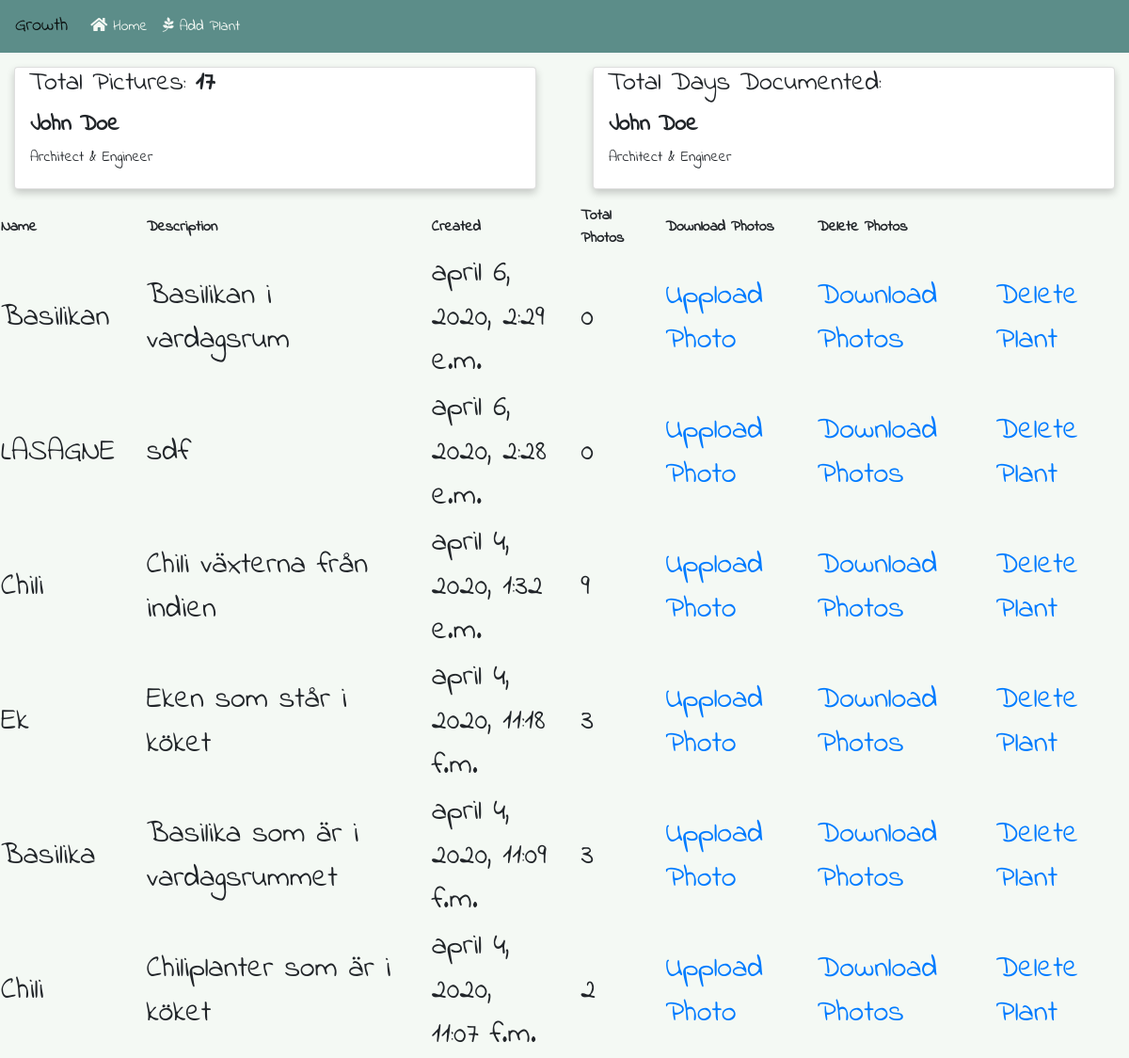
The app's page /loggedin/ (signed in), older data.
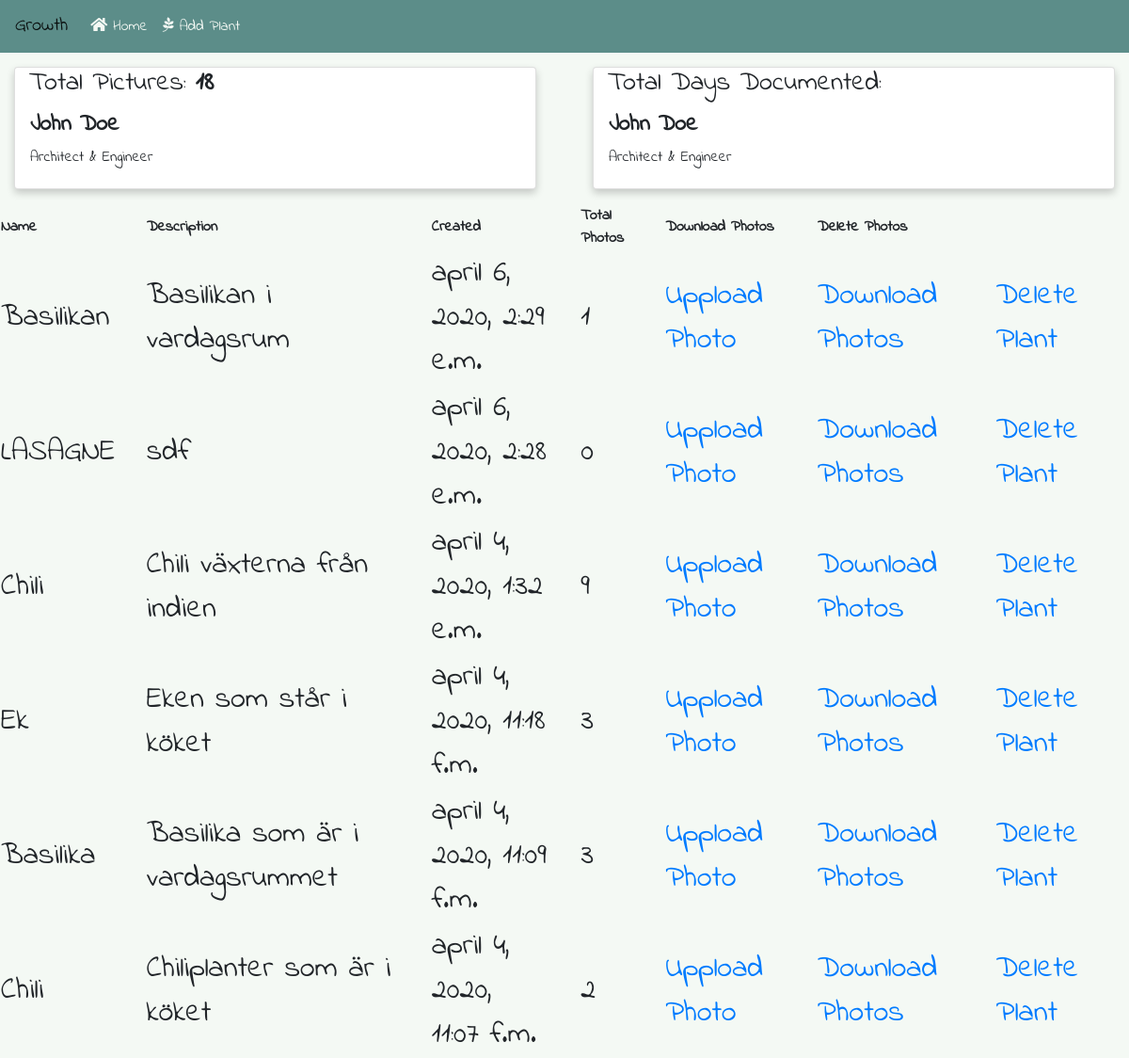
The same page, newer data.
### core/models.py (models this page shows)
class Plant(models.Model):
    user = models.ForeignKey(User, on_delete=models.CASCADE)
    name = models.CharField(max_length=60)
    description = models.CharField(max_length=200)
    created_at = models.DateTimeField(auto_now_add=True)
    total_pictures = models.IntegerField()
    active_pi = models.BooleanField()

### core/views.py (the view)
# urls.py: path('loggedin/',views.LoggedIn.as_view(),name='loggedin'),
class LoggedIn(LoginRequiredMixin,TemplateView):
    template_name = 'login_index.html'
    def get_context_data(self, *args, **kwargs):
        ctx = super().get_context_data(
            *args, **kwargs)
        user_id = self.request.user.id
        get_plants = Plant.objects.filter(user_id=user_id).order_by('-created_at')
        get_total_plants = (Plant.objects
            .filter(user_id=user_id)
            .aggregate(the_sum=Sum('total_pictures')))
        ctx['get_plants'] = get_plants
        ctx['get_total_plants'] = get_total_plants
        return ctx

### core/templates/login_index.html (shortened to what this page needs)
{% extends 'base_admin.html' %}
{% block content %}
<div class="row">
    <div class="col-lg">
        <div class="card">
            <h3>Total Pictures: <b>{{get_total_plants.the_sum}}</b></h3>
            <div class="container">
                <h4><b>John Doe</b></h4>
                <p>Architect & Engineer</p>
            </div>
        </div>
    </div>
    <div class="col-lg">
        <div class="card">
            <h3>Total Days Documented: </h3>
            <div class="container">
                <h4><b>John Doe</b></h4>
                <p>Architect & Engineer</p>
            </div>
        </div>
    </div>
</div>
<div style="overflow-x:auto; margin:auto; text-align: auto;">
    <table style="text-align: auto;">
        <tr>
            <th>Name</th>
            <th>Description</th>
            <th>Created</th>
            <th>Total Photos</th>
            <th>Download Photos</th>
            <th>Delete Photos</th>
        </tr>
        {% for plant in get_plants %}
        <tr>
            <td>{{plant.name}}</td>
            <td>{{plant.description}}</td>
            <td>{{plant.created_at}}</td>
            <td>{{plant.total_pictures}}</td>
            <td><a href="{% url 'core:upload_photo' plant.id %}">Uppload Photo</a></td>
            <td><a href="{% url 'core:download_image' plant.id %}">Download Photos</a></td>
            <td><a href="{% url 'core:delete_plant' plant.id %}">Delete Plant</a></td>
        </tr>
        {% endfor %}
    </table>
</div>
{% endblock content %}

Row changes from the older to the newer data that the page shows:
changed Plant "Basilikan": total_pictures "0" → "1"
Text that changed along with them:
{{ get_total_plants.the_sum }}: "17" → "18"
